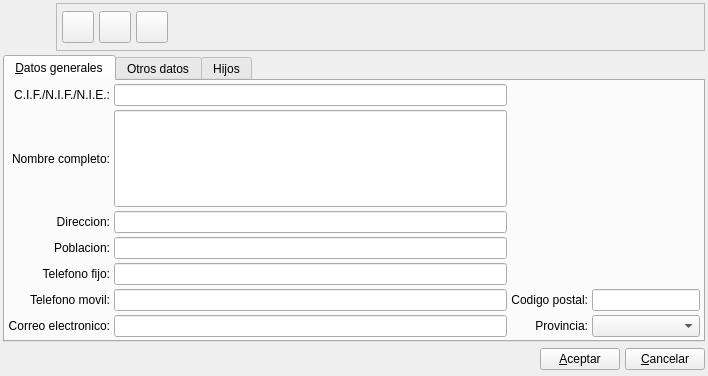
<ui version="4.0" >
 <author>Alvaro de Miguel</author>
 <class>TutorBase</class>
 <widget class="QWidget" name="TutorBase" >
  <property name="geometry" >
   <rect>
    <x>0</x>
    <y>0</y>
    <width>708</width>
    <height>376</height>
   </rect>
  </property>
  <property name="minimumSize" >
   <size>
    <width>500</width>
    <height>150</height>
   </size>
  </property>
  <property name="windowTitle" >
   <string>Nuevo Tutor</string>
  </property>
  <property name="windowIcon" >
   <iconset>
    <normaloff>:/ImgGestionAula/icons/tutor.svg</normaloff>:/ImgGestionAula/icons/tutor.svg</iconset>
  </property>
  <layout class="QGridLayout" name="gridLayout_5" >
   <item row="0" column="0" >
    <layout class="QHBoxLayout" >
     <property name="spacing" >
      <number>5</number>
     </property>
     <property name="margin" >
      <number>0</number>
     </property>
     <item>
      <widget class="QLabel" name="label" >
       <property name="minimumSize" >
        <size>
         <width>48</width>
         <height>48</height>
        </size>
       </property>
       <property name="maximumSize" >
        <size>
         <width>48</width>
         <height>48</height>
        </size>
       </property>
       <property name="text" >
        <string/>
       </property>
       <property name="pixmap" >
        <pixmap>:/ImgGestionAula/icons/tutor.svg</pixmap>
       </property>
       <property name="scaledContents" >
        <bool>true</bool>
       </property>
      </widget>
     </item>
     <item>
      <widget class="QFrame" name="frame" >
       <property name="frameShape" >
        <enum>QFrame::StyledPanel</enum>
       </property>
       <property name="frameShadow" >
        <enum>QFrame::Raised</enum>
       </property>
       <layout class="QHBoxLayout" >
        <property name="spacing" >
         <number>5</number>
        </property>
        <property name="margin" >
         <number>5</number>
        </property>
        <item>
         <widget class="QToolButton" name="mui_guardar" >
          <property name="minimumSize" >
           <size>
            <width>32</width>
            <height>32</height>
           </size>
          </property>
          <property name="maximumSize" >
           <size>
            <width>32</width>
            <height>32</height>
           </size>
          </property>
          <property name="toolTip" >
           <string>Guardar cobro</string>
          </property>
          <property name="whatsThis" >
           <string>Guardar cobro</string>
          </property>
          <property name="text" >
           <string/>
          </property>
          <property name="icon" >
           <iconset resource="../../../bulmages.qrc" >
            <normaloff>:/Images/edit-save.svg</normaloff>:/Images/edit-save.svg</iconset>
          </property>
          <property name="iconSize" >
           <size>
            <width>32</width>
            <height>32</height>
           </size>
          </property>
          <property name="shortcut" >
           <string>Ctrl+S</string>
          </property>
         </widget>
        </item>
        <item>
         <widget class="QToolButton" name="mui_borrar" >
          <property name="minimumSize" >
           <size>
            <width>32</width>
            <height>32</height>
           </size>
          </property>
          <property name="maximumSize" >
           <size>
            <width>32</width>
            <height>32</height>
           </size>
          </property>
          <property name="toolTip" >
           <string>Borrar cobro</string>
          </property>
          <property name="whatsThis" >
           <string>Borrar cobro</string>
          </property>
          <property name="text" >
           <string/>
          </property>
          <property name="icon" >
           <iconset resource="../../../bulmages.qrc" >
            <normaloff>:/Images/edit-delete.svg</normaloff>:/Images/edit-delete.svg</iconset>
          </property>
          <property name="iconSize" >
           <size>
            <width>32</width>
            <height>32</height>
           </size>
          </property>
          <property name="shortcut" >
           <string>Ctrl+D</string>
          </property>
         </widget>
        </item>
        <item>
         <widget class="QToolButton" name="mui_imprimir" >
          <property name="minimumSize" >
           <size>
            <width>32</width>
            <height>32</height>
           </size>
          </property>
          <property name="maximumSize" >
           <size>
            <width>32</width>
            <height>32</height>
           </size>
          </property>
          <property name="toolTip" >
           <string>Borrar cobro</string>
          </property>
          <property name="whatsThis" >
           <string>Borrar cobro</string>
          </property>
          <property name="text" >
           <string/>
          </property>
          <property name="icon" >
           <iconset resource="../../../bulmages.qrc" >
            <normaloff>:/Images/document-print.svg</normaloff>:/Images/document-print.svg</iconset>
          </property>
          <property name="iconSize" >
           <size>
            <width>32</width>
            <height>32</height>
           </size>
          </property>
          <property name="shortcut" >
           <string>Ctrl+I</string>
          </property>
         </widget>
        </item>
        <item>
         <spacer>
          <property name="orientation" >
           <enum>Qt::Horizontal</enum>
          </property>
          <property name="sizeType" >
           <enum>QSizePolicy::Expanding</enum>
          </property>
          <property name="sizeHint" stdset="0" >
           <size>
            <width>41</width>
            <height>34</height>
           </size>
          </property>
         </spacer>
        </item>
       </layout>
      </widget>
     </item>
    </layout>
   </item>
   <item row="2" column="0" >
    <layout class="QHBoxLayout" >
     <property name="spacing" >
      <number>5</number>
     </property>
     <property name="margin" >
      <number>0</number>
     </property>
     <item>
      <spacer>
       <property name="orientation" >
        <enum>Qt::Horizontal</enum>
       </property>
       <property name="sizeType" >
        <enum>QSizePolicy::Expanding</enum>
       </property>
       <property name="sizeHint" stdset="0" >
        <size>
         <width>201</width>
         <height>27</height>
        </size>
       </property>
      </spacer>
     </item>
     <item>
      <widget class="QPushButton" name="mui_aceptar" >
       <property name="text" >
        <string>&amp;Aceptar</string>
       </property>
      </widget>
     </item>
     <item>
      <widget class="QPushButton" name="mui_cancelar" >
       <property name="text" >
        <string>&amp;Cancelar</string>
       </property>
      </widget>
     </item>
    </layout>
   </item>
   <item row="1" column="0" >
    <widget class="QTabWidget" name="mui_tab" >
     <property name="enabled" >
      <bool>true</bool>
     </property>
     <property name="currentIndex" >
      <number>0</number>
     </property>
     <widget class="QWidget" name="Tab1" >
      <property name="geometry" >
       <rect>
        <x>0</x>
        <y>0</y>
        <width>686</width>
        <height>220</height>
       </rect>
      </property>
      <attribute name="title" >
       <string>&amp;Datos generales</string>
      </attribute>
      <layout class="QGridLayout" name="gridLayout_2" >
       <item row="0" column="0" >
        <widget class="QLabel" name="textLabel2_5" >
         <property name="text" >
          <string>C.I.F./N.I.F./N.I.E.:</string>
         </property>
         <property name="alignment" >
          <set>Qt::AlignRight|Qt::AlignTrailing|Qt::AlignVCenter</set>
         </property>
         <property name="buddy" >
          <cstring></cstring>
         </property>
        </widget>
       </item>
       <item row="0" column="1" >
        <widget class="QLineEdit" name="mui_cifcliente" >
         <property name="maxLength" >
          <number>200</number>
         </property>
        </widget>
       </item>
       <item row="1" column="0" >
        <widget class="QLabel" name="textLabel2_2" >
         <property name="text" >
          <string>Nombre completo:</string>
         </property>
         <property name="alignment" >
          <set>Qt::AlignRight|Qt::AlignTrailing|Qt::AlignVCenter</set>
         </property>
         <property name="buddy" >
          <cstring></cstring>
         </property>
        </widget>
       </item>
       <item row="2" column="0" >
        <widget class="QLabel" name="textLabel2_6" >
         <property name="text" >
          <string>Direccion:</string>
         </property>
         <property name="alignment" >
          <set>Qt::AlignRight|Qt::AlignTrailing|Qt::AlignVCenter</set>
         </property>
         <property name="buddy" >
          <cstring></cstring>
         </property>
        </widget>
       </item>
       <item row="2" column="1" >
        <widget class="QLineEdit" name="mui_dircliente" >
         <property name="maxLength" >
          <number>100</number>
         </property>
        </widget>
       </item>
       <item row="3" column="0" >
        <widget class="QLabel" name="textLabel2_9" >
         <property name="text" >
          <string>Poblacion:</string>
         </property>
         <property name="alignment" >
          <set>Qt::AlignRight|Qt::AlignTrailing|Qt::AlignVCenter</set>
         </property>
         <property name="buddy" >
          <cstring></cstring>
         </property>
        </widget>
       </item>
       <item row="3" column="1" >
        <widget class="QLineEdit" name="mui_poblcliente" >
         <property name="maxLength" >
          <number>40</number>
         </property>
        </widget>
       </item>
       <item row="4" column="0" >
        <widget class="QLabel" name="textLabel2_8" >
         <property name="text" >
          <string>Telefono fijo:</string>
         </property>
         <property name="alignment" >
          <set>Qt::AlignRight|Qt::AlignTrailing|Qt::AlignVCenter</set>
         </property>
         <property name="buddy" >
          <cstring></cstring>
         </property>
        </widget>
       </item>
       <item row="4" column="1" >
        <widget class="QLineEdit" name="mui_telcliente" >
         <property name="maxLength" >
          <number>20</number>
         </property>
        </widget>
       </item>
       <item row="5" column="0" >
        <widget class="QLabel" name="textLabel2_8_5" >
         <property name="text" >
          <string>Telefono movil:</string>
         </property>
         <property name="alignment" >
          <set>Qt::AlignRight|Qt::AlignTrailing|Qt::AlignVCenter</set>
         </property>
         <property name="buddy" >
          <cstring></cstring>
         </property>
        </widget>
       </item>
       <item row="5" column="1" >
        <widget class="QLineEdit" name="mui_movilcliente" >
         <property name="maxLength" >
          <number>20</number>
         </property>
        </widget>
       </item>
       <item row="5" column="2" >
        <widget class="QLabel" name="textLabel2_7" >
         <property name="sizePolicy" >
          <sizepolicy vsizetype="Fixed" hsizetype="Fixed" >
           <horstretch>0</horstretch>
           <verstretch>0</verstretch>
          </sizepolicy>
         </property>
         <property name="text" >
          <string>Codigo postal:</string>
         </property>
         <property name="alignment" >
          <set>Qt::AlignRight|Qt::AlignTrailing|Qt::AlignVCenter</set>
         </property>
         <property name="buddy" >
          <cstring></cstring>
         </property>
        </widget>
       </item>
       <item row="5" column="3" >
        <widget class="QLineEdit" name="mui_cpcliente" >
         <property name="sizePolicy" >
          <sizepolicy vsizetype="Fixed" hsizetype="Fixed" >
           <horstretch>0</horstretch>
           <verstretch>0</verstretch>
          </sizepolicy>
         </property>
         <property name="maxLength" >
          <number>10</number>
         </property>
        </widget>
       </item>
       <item row="6" column="0" >
        <widget class="QLabel" name="textLabel2_8_3" >
         <property name="text" >
          <string>Correo electronico:</string>
         </property>
         <property name="alignment" >
          <set>Qt::AlignRight|Qt::AlignTrailing|Qt::AlignVCenter</set>
         </property>
         <property name="buddy" >
          <cstring></cstring>
         </property>
        </widget>
       </item>
       <item row="6" column="1" >
        <widget class="QLineEdit" name="mui_mailcliente" >
         <property name="maxLength" >
          <number>100</number>
         </property>
        </widget>
       </item>
       <item row="6" column="2" >
        <widget class="QLabel" name="textLabel2_9_2" >
         <property name="text" >
          <string>Provincia:</string>
         </property>
         <property name="alignment" >
          <set>Qt::AlignRight|Qt::AlignTrailing|Qt::AlignVCenter</set>
         </property>
        </widget>
       </item>
       <item row="6" column="3" >
        <widget class="BlComboBox" name="mui_idprovincia" />
       </item>
       <item row="1" column="1" >
        <widget class="QLineEdit" name="mui_nombretutor" >
         <property name="sizePolicy" >
          <sizepolicy vsizetype="Preferred" hsizetype="Expanding" >
           <horstretch>0</horstretch>
           <verstretch>0</verstretch>
          </sizepolicy>
         </property>
        </widget>
       </item>
      </layout>
     </widget>
     <widget class="QWidget" name="tabOtros" >
      <property name="geometry" >
       <rect>
        <x>0</x>
        <y>0</y>
        <width>686</width>
        <height>220</height>
       </rect>
      </property>
      <attribute name="title" >
       <string>Otros datos</string>
      </attribute>
      <layout class="QGridLayout" name="gridLayout" >
       <item row="0" column="0" colspan="3" >
        <widget class="QFrame" name="m_frameplugin" >
         <property name="frameShape" >
          <enum>QFrame::StyledPanel</enum>
         </property>
         <property name="frameShadow" >
          <enum>QFrame::Raised</enum>
         </property>
        </widget>
       </item>
       <item row="1" column="0" colspan="2" >
        <widget class="QLabel" name="textLabel2_4_2_2" >
         <property name="text" >
          <string>Comentarios:</string>
         </property>
         <property name="buddy" >
          <cstring></cstring>
         </property>
        </widget>
       </item>
       <item row="2" column="0" colspan="3" >
        <widget class="QTextEdit" name="mui_comentcliente" >
         <property name="sizePolicy" >
          <sizepolicy vsizetype="Expanding" hsizetype="Expanding" >
           <horstretch>0</horstretch>
           <verstretch>0</verstretch>
          </sizepolicy>
         </property>
         <property name="tabChangesFocus" >
          <bool>true</bool>
         </property>
        </widget>
       </item>
       <item row="3" column="0" >
        <widget class="QLabel" name="textLabel2_4_3" >
         <property name="text" >
          <string>Datos bancarios:</string>
         </property>
         <property name="buddy" >
          <cstring></cstring>
         </property>
        </widget>
       </item>
       <item row="3" column="1" colspan="2" >
        <widget class="BLBancoEdit" name="mui_bancocliente" >
         <property name="sizePolicy" >
          <sizepolicy vsizetype="Fixed" hsizetype="Expanding" >
           <horstretch>0</horstretch>
           <verstretch>0</verstretch>
          </sizepolicy>
         </property>
        </widget>
       </item>
      </layout>
     </widget>
     <widget class="QWidget" name="tab" >
      <property name="geometry" >
       <rect>
        <x>0</x>
        <y>0</y>
        <width>686</width>
        <height>220</height>
       </rect>
      </property>
      <attribute name="title" >
       <string>Hijos</string>
      </attribute>
      <layout class="QGridLayout" name="gridLayout_3" >
       <item row="0" column="0" >
        <widget class="QTableWidget" name="tableWidget" >
         <column>
          <property name="text" >
           <string>DNI / NIf</string>
          </property>
         </column>
         <column>
          <property name="text" >
           <string>Nombre</string>
          </property>
         </column>
         <column>
          <property name="text" >
           <string>Relacion</string>
          </property>
         </column>
         <column>
          <property name="text" >
           <string>Porcentaje de facturacion</string>
          </property>
         </column>
        </widget>
       </item>
      </layout>
     </widget>
    </widget>
   </item>
  </layout>
 </widget>
 <layoutdefault spacing="4" margin="3" />
 <customwidgets>
  <customwidget>
   <class>BLBancoEdit</class>
   <extends>QLineEdit</extends>
   <header>blbancoedit.h</header>
  </customwidget>
  <customwidget>
   <class>BlComboBox</class>
   <extends>QComboBox</extends>
   <header>blcombobox.h</header>
  </customwidget>
 </customwidgets>
 <resources>
  <include location="../../../bulmages.qrc" />
 </resources>
 <connections/>
</ui>
